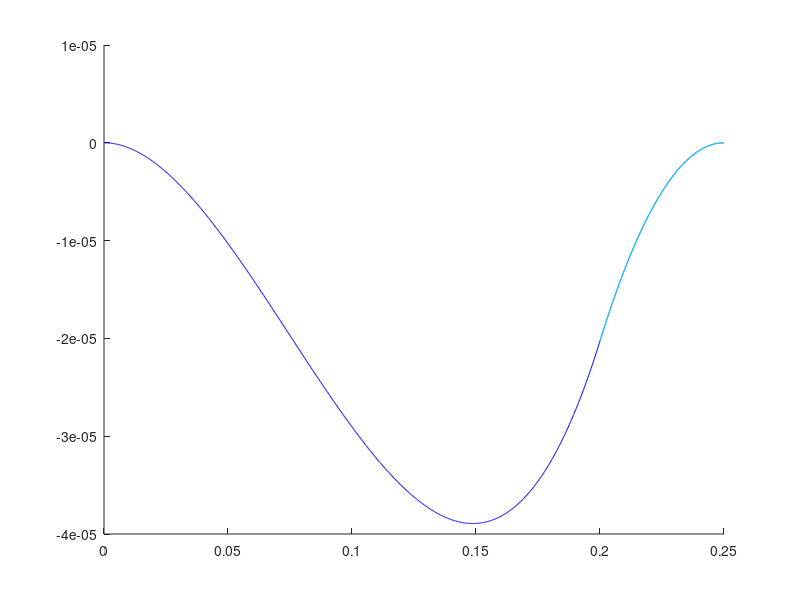
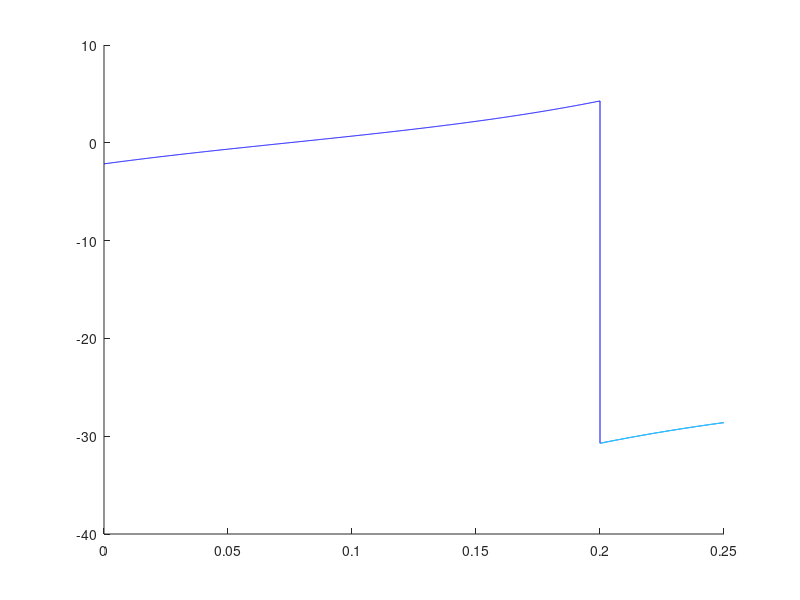

Reproduce these figures in MATLAB, in order.
clear all; close all; clc
%% Assumptions
% 1. Symmetric & (quasi) istropic substrates
%   > E, t, v are identical for both adherends
%   > FML laminate must be (quasi) isotropic
% 2. Adhesive thickness t_a is included (contrary to GR)

%% Input

% Applied load along the joint neutral line [N/m]
P   = 20000;

% Strap (upper, long adherent) & lap (lower, short adherent) properties
E   = 72e9; % [Pa]
t   = 0.0032; % [m]
v   = 0.33; % [-]
% Strap length
L_1 = 0.25; % [m]
% Lap length
L_2 = 0.05; % [m]

% Note: t_a = 0 in the original solution of Tsai et al. (1994)
t_a = 0.0003;  % [m]
E_a = 3.1e9; % [Pa]
G_a = 1.1e9; % [Pa]

% Initial adhesive crack length
la0 = 0;  % [m]

%% Basic Calculations

% See notes for the FBD and load signs

% Total length
L   = L_1 + L_2;
% Initital geometry
l_a = L_1-(L_2-la0);
l_b = L_2-la0;

% Angle neutral axis w.r.t. adherent neutral axis
alpha = (t + t_a)/(2*(l_a+l_b));

% Horizontal and vertical applied load component
Px = P*cos(alpha);
Py = P*sin(alpha);

% Bending stiffness - free adherent
D_11 = E*t^3/12;
% Bending stiffness - overlap region (lumped together)
D_00 = 2*E*(t^3/12+t*(t/2+t_a/2)^2) + E_a*t_a^3/12;

% x-vector spanning the free adherent length
x1 = 0:l_a/1000:l_a;
% x-vector spanning the overlap length
x0 = 0:l_b/1000:l_b;
% x-vector spanning the entire length
x = [x1 x0+l_a];

%% Roller-Roller
% Equivalent to Lai et al (1990), but self derrived

% Integration constants (see Maple for derrivations)

% Diff. eq. solution eigenvalues
lambda_1 = sqrt(P/D_11);
lambda_0 = sqrt(P/D_00);

A_1 = 0;
B_1 = -sqrt(D_11) * (cosh(D_00 ^ (-0.1e1 / 0.2e1) * sqrt(P) * l_b) * t + cosh(D_00 ^ (-0.1e1 / 0.2e1) * sqrt(P) * l_b) * t_a + (2 * alpha * l_a) + 0.2e1 * alpha * l_b - t - t_a) / (sqrt(D_11) * cosh(D_00 ^ (-0.1e1 / 0.2e1) * sqrt(P) * l_b) * sinh(D_11 ^ (-0.1e1 / 0.2e1) * sqrt(P) * l_a) + sqrt(D_00) * cosh(D_11 ^ (-0.1e1 / 0.2e1) * sqrt(P) * l_a) * sinh(D_00 ^ (-0.1e1 / 0.2e1) * sqrt(P) * l_b)) / 0.2e1;
A_0 = (-0.2e1 * sqrt(D_00) * B_1 * cosh(D_11 ^ (-0.1e1 / 0.2e1) * sqrt(P) * l_a) * D_11 ^ (-0.1e1 / 0.2e1) * sinh(D_00 ^ (-0.1e1 / 0.2e1) * sqrt(P) * l_b) + (-0.2e1 * l_a - 0.2e1 * l_b) * alpha + t + t_a) / cosh(D_00 ^ (-0.1e1 / 0.2e1) * sqrt(P) * l_b) / 0.2e1;
B_0 = sqrt(D_00) * B_1 * cosh(D_11 ^ (-0.1e1 / 0.2e1) * sqrt(P) * l_a) * D_11 ^ (-0.1e1 / 0.2e1);

R_A = 0;
M_A = 0;

% Vertical displacement of the free adherent
w1 = A_1 * cosh(lambda_1.*x1) + B_1 * sinh(lambda_1.*x1) + (alpha + R_A/P) .* x1 + M_A/P;
% Vertical desiplacement of the overlap region
w0 = A_0 * cosh(lambda_0.*x0) + B_0 * sinh(lambda_0.*x0) + alpha .* (l_a + x0) - (t + t_a)/2 + (l_a + x0) * R_A/P + M_A/P;

% Bending moment of the free adherent
M1 = P * (-A_1 * cosh(lambda_1 .* x1) - B_1 * sinh(lambda_1 .* x1));
% Bending moment of the overlap region
M0 = P * (-A_0 * cosh(lambda_0 .* x0) - B_0 * sinh(lambda_0 .* x0));

% Shear force in the free adherent
Q1 = -D_11*(A_1*P^(3/2)*sinh(sqrt(P)*x1/sqrt(D_11))/D_11^(3/2)+B_1*P^(3/2)*cosh(sqrt(P)*x1/sqrt(D_11))/D_11^(3/2));
% Shear force in the overlap region
Q0 = -D_00*(A_0*P^(3/2)*sinh(sqrt(P)*x0/sqrt(D_00))/D_00^(3/2)+B_0*P^(3/2)*cosh(sqrt(P)*x0/sqrt(D_00))/D_00^(3/2));

%% Clamped - Clamped

Method = 1;
if Method == 1
    % >> Geometric non linear solution & self derrived
    % >> Step 1: displacement and forces based on Lai et al (1990)
    
    % Diff. eq. solution eigenvalues
    lambda_1 = sqrt(P/D_11)
    lambda_0 = sqrt(P/D_00)

    % Integration constant
    a_mat = [0 0 0.1e1 / P 0 1 0 0 0; 0.1e1 / P 0 0 0 0 D_11 ^ (-0.1e1 / 0.2e1) * sqrt(P) 0 0; 0 0.1e1 / P * (l_b + l_a) 0.1e1 / P 0 0 0 cosh(D_00 ^ (-0.1e1 / 0.2e1) * sqrt(P) * l_b) sinh(D_00 ^ (-0.1e1 / 0.2e1) * sqrt(P) * l_b); 0 0.1e1 / P 0 0 0 0 D_00 ^ (-0.1e1 / 0.2e1) * sqrt(P) * sinh(D_00 ^ (-0.1e1 / 0.2e1) * sqrt(P) * l_b) D_00 ^ (-0.1e1 / 0.2e1) * sqrt(P) * cosh(D_00 ^ (-0.1e1 / 0.2e1) * sqrt(P) * l_b); 0.1e1 / P * l_a -0.1e1 / P * l_a 0 0 cosh(D_11 ^ (-0.1e1 / 0.2e1) * sqrt(P) * l_a) sinh(D_11 ^ (-0.1e1 / 0.2e1) * sqrt(P) * l_a) -1 0; 0.1e1 / P -0.1e1 / P 0 0 D_11 ^ (-0.1e1 / 0.2e1) * sqrt(P) * sinh(D_11 ^ (-0.1e1 / 0.2e1) * sqrt(P) * l_a) D_11 ^ (-0.1e1 / 0.2e1) * sqrt(P) * cosh(D_11 ^ (-0.1e1 / 0.2e1) * sqrt(P) * l_a) 0 -D_00 ^ (-0.1e1 / 0.2e1) * sqrt(P); 1 -1 0 0 0 0 0 0; -l_b - l_a 0 -1 1 0 0 0 0]; 
    %a_mat = [0 0 0.1e1 / P 0 1 0 0 0; 0.1e1 / P 0 0 0 0 lambda_1 0 0; 0 0.1e1 / P * (l_b + l_a) 0.1e1 / P 0 0 0 cosh(lambda_0 * l_b) sinh(lambda_0 * l_b); 0 0.1e1 / P 0 0 0 0 lambda_0 * sinh(lambda_0 * l_b) lambda_0 * cosh(lambda_0 * l_b); 0.1e1 / P * l_a -0.1e1 / P * l_a 0 0 cosh(lambda_1 * l_a) sinh(lambda_1 * l_a) -1 0; 0.1e1 / P -0.1e1 / P 0 0 lambda_1 * sinh(lambda_1 * l_a) lambda_1 * cosh(lambda_1 * l_a) 0 -lambda_0; 1 -1 0 0 0 0 0 0; -l_b - l_a 0 -1 1 0 0 0 0];
    d_mat = [0 -alpha -(l_b + l_a) * alpha + t / 0.2e1 + t_a / 0.2e1 -alpha -t / 0.2e1 - t_a / 0.2e1 0 0 0]';
    b_mat = a_mat^(-1)*d_mat;
    
    % Isolote integration constants
    R_A = b_mat(1);
    R_B = b_mat(2);
    M_A = b_mat(3);
    M_B = b_mat(4);
    A_1 = b_mat(5);
    B_1 = b_mat(6);
    A_0 = b_mat(7);
    B_0 = b_mat(8);
  
    b_mat
    
    % Vertical displacement of the free adherent
    w11 = A_1 * cosh(lambda_1.*x1) + B_1 * sinh(lambda_1.*x1) + (alpha + R_A/P) .* x1 + M_A/P;
    % Vertical desiplacement of the overlap region
    w00 = A_0 * cosh(lambda_0.*x0) + B_0 * sinh(lambda_0.*x0) + alpha .* (l_a + x0) - (t + t_a)/2 + (l_a + x0) * R_A/P + M_A/P;
    
    % Bending moment in the free adherent
    M11 = P * (-A_1 * cosh(lambda_1 .* x1) - B_1 * sinh(lambda_1 .* x1));
    % Bending moment in the overlap region
    M00 = P * (-A_0 * cosh(lambda_0 .* x0) - B_0 * sinh(lambda_0 .* x0));
    
    % Shear force in the free adherent
    Q11 = -D_11*(A_1*P^(3/2)*sinh(sqrt(P) .* x1/sqrt(D_11))/D_11^(3/2)+B_1*P^(3/2)*cosh(sqrt(P) .* x1/sqrt(D_11))/D_11^(3/2));
    % Shear force in the overlap region
    Q00 = -D_00*(A_0*P^(3/2)*sinh(sqrt(P) .* x0/sqrt(D_00))/D_00^(3/2)+B_0*P^(3/2)*cosh(sqrt(P) .* x0/sqrt(D_00))/D_00^(3/2));
    
    % Step 2: Stresses based on F. Edde (1990)
    M_k = M11(1);
    Q_k = Q00(1);
    t   = t;
    E   = E;
    l_b = l_b;
    
    lambda = sqrt(8*G_a/(t*E*t_a));
    
    a_1 = sqrt(G_a)*(P*t+6*M_k)*sqrt(2)/(4*t^(3/2)*sqrt(E)*sqrt(t_a));
    a_2 = -(3*G_a*sqrt(t)*sqrt(E)*sqrt(t_a)*sqrt(2)*R_B+2*sinh(2*sqrt(2)*sqrt(G_a)*l_b/(sqrt(t)*sqrt(E)*sqrt(t_a)))*G_a^(3/2)*P*t+12*M_k*sinh(2*sqrt(2)*sqrt(G_a)*l_b/(sqrt(t)*sqrt(E)*sqrt(t_a)))*G_a^(3/2))*sqrt(2)/(8*G_a*cosh(2*sqrt(2)*sqrt(G_a)*l_b/(sqrt(t)*sqrt(E)*sqrt(t_a)))*t^(3/2)*sqrt(E)*sqrt(t_a));
    a_3 = (3*(R_B))/(4*t);
    
    Shear_a = a_1*sinh(lambda.*x0)+a_2*cosh(lambda.*x0)+a_3;
    
elseif Method == 2
    % >> Geometric Linear & original derrivation from F. Edde (1990)
    
    E = E;
    t = t;
    v = v;
    G = G_a;
    l_a = l_a;
    l_b = l_b;
    
    lambda = ((1+3*(1-v^2))*2*G_a/(E*t_a*t))^(1/2);
    
    a1 = 6*G*(-v^2+1)/(t_a*E*t^2);
    a2 = P*G/(t_a*E*t);
    a3 = 6*G*(-v^2+1)*t_a*E*t^2*lambda^2;
    a4 = t*l_b/lambda-(1/2)*t*l_b^2-t/lambda^2;
    a5 = (1/2)*l_b^2-l_a^2;
    a6 = (1/6)*t*l_b^3+t*l_b/lambda^2-t*l_b^2/(2*lambda)-t/lambda^3;
    a7 = (1/6)*l_b^3+(1/3)*l_a^3;
    
    % Solve for the 6 unknowns (see paper and Maple)
    a_mat = [lambda 0 0 -a1 * l_a -6 * G * (-v ^ 2 + 1) / t_a / E / t ^ 2 0; 0 1 0 a3 0 0; 1 / lambda 1 / lambda - 1 1 0 0 0; 0 0 -t - t_a -l_a - l_b -1 1; -t / lambda ^ 2 -a4 0 a5 -2 * l_a -l_b; t / lambda ^ 3 -a6 0 -a7 -2 * l_a ^ 2 l_b ^ 2 / 0.2e1];
    d_mat = [-P * G / t_a / E / t 0 0 0 0 0]';
    %b_mat = pinv(a_mat)*d_mat;
    b_mat = a_mat\d_mat;
    
    % Isolote integration constants
    B_1 = b_mat(1);
    B_2 = b_mat(2);
    P_1 = b_mat(3);
    Q   = b_mat(4);
    C   = b_mat(5);
    C_12 = b_mat(6);
    
    B_1 = -4*E*(l_a+(1/2)*l_b)*t_a*a2*((-l_a*l_b^2+(l_a*t*a3+(l_a*t_a-(1/2)*a4)*a3-l_a^2-(1/2)*a5)*l_b+(a4*l_a-a6)*a3+l_a*a5+a7)*lambda-l_a*l_b*a3*(t+t_a))*lambda^3*t^2/(4*E*(-l_a*l_b^2+(l_a*t*a3+(l_a*t_a-(1/2)*a4)*a3-l_a^2-(1/2)*a5)*l_b+(a4*l_a-a6)*a3+l_a*a5+a7)*(l_a+(1/2)*l_b)*t_a*t^2*lambda^5-4*E*(l_a+(1/2)*l_b)*t_a*l_b*l_a*a3*(t+t_a)*t^2*lambda^4+4*l_b*(((1/2)*E*l_a^2*t^2*t_a*a1-3*G*(v-1)*(v+1)*(a3*a4+a5)*(1/2))*l_b+E*l_a^3*t^2*t_a*a1+3*G*(v-1)*(v+1)*(-a3*a6+a7))*(t+t_a)*lambda^3-(4*(G*(-3*v^2*(1/2)+3/2)*l_b^3+(-(1/4)*E*l_a*t^2*t_a*a1+3*G*a3*(v-1)*(v+1)*t*(1/2)-3*G*(v-1)*(v+1)*(-a3*t_a+l_a)*(1/2))*l_b^2+E*l_a^3*t^2*t_a*a1+3*G*(v-1)*(v+1)*(-a3*a6+a7)))*t*lambda^2-(4*(-3*G*(v-1)*(v+1)*(a3*t+a3*t_a-2)*l_b^2*(1/2)+((1/2)*E*l_a*t^2*t_a*a1+(-3*v^2+3)*G*a3*t+3*G*(v-1)*(v+1)*(-a3*t_a+l_a))*l_b+E*l_a^2*t^2*t_a*a1-3*G*(v-1)*(v+1)*(a3*a4+a5)))*t*lambda-12*l_b*t*G*a3*(v-1)*(v+1)*(t+t_a));
    B_2 = -4*E*(l_a+(1/2)*l_b)*t_a*a2*a3*(l_a*l_b*(t+t_a)*lambda^2-(l_a-(1/2)*l_b)*t*lambda-t)*lambda*t^2/(4*E*(l_b*l_a*t*a3-l_a*l_b^2+(a3*l_a*t_a-l_a^2-(1/2)*a3*a4-(1/2)*a5)*l_b+(a4*l_a-a6)*a3+l_a*a5+a7)*(l_a+(1/2)*l_b)*t_a*t^2*lambda^5-4*E*(l_a+(1/2)*l_b)*t_a*l_b*l_a*a3*(t+t_a)*t^2*lambda^4+4*l_b*(E*l_a^2*t_a*a1*(l_a+(1/2)*l_b)*t^2+(3*(v+1))*(v-1)*G*((-(1/2)*a3*a4-(1/2)*a5)*l_b-a3*a6+a7))*(t+t_a)*lambda^3-(4*((l_a-(1/2)*l_b)*E*(l_a+(1/2)*l_b)*t_a*l_a*a1*t^2+3*l_b^2*G*a3*(v-1)*(v+1)*t*(1/2)+(3*(v+1))*(v-1)*G*(-(1/2)*l_b^3+((1/2)*a3*t_a-(1/2)*l_a)*l_b^2-a3*a6+a7)))*t*lambda^2-(4*(E*l_a*t_a*a1*(l_a+(1/2)*l_b)*t^2-3*l_b*G*a3*(v-1)*(v+1)*(l_b+2)*t*(1/2)+(3*(v+1))*((-(1/2)*a3*t_a+1)*l_b^2+(-a3*t_a+l_a)*l_b-a3*a4-a5)*(v-1)*G))*t*lambda-12*l_b*t*G*a3*(v-1)*(v+1)*(t+t_a));
    C   = -2*E*t_a*(l_b*((-(1/2)*a3*a4-(1/2)*a5)*l_b-a3*a6+a7)*(t+t_a)*lambda^3-((1/2)*l_b^2*t*a3-(1/2)*l_b^3+((1/2)*a3*t_a-(1/2)*l_a)*l_b^2-a3*a6+a7)*t*lambda^2-(-(1/2)*l_b*a3*(l_b+2)*t+(-(1/2)*a3*t_a+1)*l_b^2+(-a3*t_a+l_a)*l_b-a3*a4-a5)*t*lambda-l_b*t*a3*(t+t_a))*a2*t^2/(4*E*(l_b*l_a*t*a3-l_a*l_b^2+((l_a*t_a-(1/2)*a4)*a3-l_a^2-(1/2)*a5)*l_b+(a4*l_a-a6)*a3+l_a*a5+a7)*(l_a+(1/2)*l_b)*t_a*t^2*lambda^5-4*E*(l_a+(1/2)*l_b)*t_a*l_b*l_a*a3*(t+t_a)*t^2*lambda^4+4*l_b*(E*l_a^2*t_a*a1*(l_a+(1/2)*l_b)*t^2+(3*(v+1))*(v-1)*G*((-(1/2)*a3*a4-(1/2)*a5)*l_b-a3*a6+a7))*(t+t_a)*lambda^3-(4*((l_a-(1/2)*l_b)*E*(l_a+(1/2)*l_b)*t_a*l_a*a1*t^2+3*l_b^2*G*a3*(v-1)*(v+1)*t*(1/2)+(3*(v+1))*(v-1)*G*(-(1/2)*l_b^3+((1/2)*a3*t_a-(1/2)*l_a)*l_b^2-a3*a6+a7)))*t*lambda^2-(4*(E*l_a*t_a*a1*(l_a+(1/2)*l_b)*t^2-3*l_b*G*a3*(v-1)*(v+1)*(l_b+2)*t*(1/2)+(3*(v+1))*((-(1/2)*a3*t_a+1)*l_b^2+(-a3*t_a+l_a)*l_b-a3*a4-a5)*(v-1)*G))*t*lambda-12*l_b*t*G*a3*(v-1)*(v+1)*(t+t_a));
    C_12 = 4*E*(l_a*((a4*l_a-a6)*a3+l_a*a5+a7)*(t+t_a)*lambda^3+(1/2)*(2*l_a^2*t*a3-2*l_b*l_a^2+(2*l_a^2*t_a-a6)*a3-2*l_a^3+a7)*t*lambda^2-(l_a*a3*(l_a-1)*t+l_a*l_b+((l_a^2-l_a)*t_a+(1/2)*a4)*a3+l_a^2+(1/2)*a5)*t*lambda-l_a*t*a3*(t+t_a))*t_a*a2*t^2/(4*E*(l_b*l_a*t*a3-l_a*l_b^2+((l_a*t_a-(1/2)*a4)*a3-l_a^2-(1/2)*a5)*l_b+(a4*l_a-a6)*a3+l_a*a5+a7)*(l_a+(1/2)*l_b)*t_a*t^2*lambda^5-4*E*(l_a+(1/2)*l_b)*t_a*l_b*l_a*a3*(t+t_a)*t^2*lambda^4+4*l_b*(E*l_a^2*t_a*a1*(l_a+(1/2)*l_b)*t^2+(3*(v+1))*(v-1)*G*((-(1/2)*a3*a4-(1/2)*a5)*l_b-a3*a6+a7))*(t+t_a)*lambda^3-(4*((l_a-(1/2)*l_b)*E*(l_a+(1/2)*l_b)*t_a*l_a*a1*t^2+3*l_b^2*G*a3*(v-1)*(v+1)*t*(1/2)+(3*(v+1))*(v-1)*G*(-(1/2)*l_b^3+((1/2)*a3*t_a-(1/2)*l_a)*l_b^2-a3*a6+a7)))*t*lambda^2-(4*(E*l_a*t_a*a1*(l_a+(1/2)*l_b)*t^2-3*l_b*G*a3*(v-1)*(v+1)*(l_b+2)*t*(1/2)+(3*(v+1))*((-(1/2)*a3*t_a+1)*l_b^2+(-a3*t_a+l_a)*l_b-a3*a4-a5)*(v-1)*G))*t*lambda-12*l_b*t*G*a3*(v-1)*(v+1)*(t+t_a));
    P_1 = 4*E*(l_a+(1/2)*l_b)*t_a*a2*((-l_a*l_b^2+(-l_a^2-(1/2)*a3*a4-(1/2)*a5)*l_b+(a4*l_a-a6)*a3+l_a*a5+a7)*lambda^3+t*a3*(l_a-(1/2)*l_b)*lambda^2-(l_a-(1/2)*l_b-1)*a3*t*lambda-a3*t)*t^2/(4*E*(l_b*l_a*t*a3-l_a*l_b^2+((l_a*t_a-(1/2)*a4)*a3-l_a^2-(1/2)*a5)*l_b+(a4*l_a-a6)*a3+l_a*a5+a7)*(l_a+(1/2)*l_b)*t_a*t^2*lambda^5-4*E*(l_a+(1/2)*l_b)*t_a*l_b*l_a*a3*(t+t_a)*t^2*lambda^4+4*l_b*(E*l_a^2*t_a*a1*(l_a+(1/2)*l_b)*t^2+(3*(v+1))*(v-1)*G*((-(1/2)*a3*a4-(1/2)*a5)*l_b-a3*a6+a7))*(t+t_a)*lambda^3-(4*((l_a-(1/2)*l_b)*E*(l_a+(1/2)*l_b)*t_a*l_a*a1*t^2+3*l_b^2*G*a3*(v-1)*(v+1)*t*(1/2)+(3*(v+1))*(v-1)*G*(-(1/2)*l_b^3+((1/2)*a3*t_a-(1/2)*l_a)*l_b^2-a3*a6+a7)))*t*lambda^2-(4*(E*l_a*t_a*a1*(l_a+(1/2)*l_b)*t^2-3*l_b*G*a3*(v-1)*(v+1)*(l_b+2)*t*(1/2)+(3*(v+1))*((-(1/2)*a3*t_a+1)*l_b^2+(-a3*t_a+l_a)*l_b-a3*a4-a5)*(v-1)*G))*t*lambda-12*l_b*t*G*a3*(v-1)*(v+1)*(t+t_a));
    Q   = 4*E*(l_a+(1/2)*l_b)*t_a*a2*(l_a*l_b*(t+t_a)*lambda^2-(l_a-(1/2)*l_b)*t*lambda-t)*lambda*t^2/(4*E*(l_b*l_a*t*a3-l_a*l_b^2+(a3*l_a*t_a-l_a^2-(1/2)*a3*a4-(1/2)*a5)*l_b+(a4*l_a-a6)*a3+l_a*a5+a7)*(l_a+(1/2)*l_b)*t_a*t^2*lambda^5-4*E*(l_a+(1/2)*l_b)*t_a*l_b*l_a*a3*(t+t_a)*t^2*lambda^4+4*l_b*(E*l_a^2*t_a*a1*(l_a+(1/2)*l_b)*t^2+(3*(v+1))*(v-1)*G*((-(1/2)*a3*a4-(1/2)*a5)*l_b-a3*a6+a7))*(t+t_a)*lambda^3-(4*((l_a-(1/2)*l_b)*E*(l_a+(1/2)*l_b)*t_a*l_a*a1*t^2+3*l_b^2*G*a3*(v-1)*(v+1)*t*(1/2)+(3*(v+1))*(v-1)*G*(-(1/2)*l_b^3+((1/2)*a3*t_a-(1/2)*l_a)*l_b^2-a3*a6+a7)))*t*lambda^2-(4*(E*l_a*t_a*a1*(l_a+(1/2)*l_b)*t^2-3*l_b*G*a3*(v-1)*(v+1)*(l_b+2)*t*(1/2)+(3*(v+1))*((-(1/2)*a3*t_a+1)*l_b^2+(-a3*t_a+l_a)*l_b-a3*a4-a5)*(v-1)*G))*t*lambda-12*l_b*t*G*a3*(v-1)*(v+1)*(t+t_a));
    
    B_1
    B_2
    P_1
    Q
    C
    C_12
    
    A_1 = -B_2;
    A_2 = B_2;
    
    Shear_a = A_1*sinh(lambda*x0)+A_2*(cosh(lambda*x0)-1);
    
end

figure(1)
hold on
% plot(x, -[w1 w0], 'g')
% plot(x(length(w1)+1:end), -w0, 'r')
plot(x, -[w11 w00], 'b')
plot(x(length(w11)+1:end), -w00, 'c')
hold off

figure(2)
hold on
% plot(x, -[M1 M0], 'g')
% plot(x(length(M1)+1:end), -M0, 'r')
plot(x, [M11 M00], 'b')
plot(x(length(M11)+1:end), M00, 'c')
hold off
% 
% figure(3)
% hold on
% plot(x, -[Q1 Q0], 'g')
% plot(x(length(Q1)+1:end), -Q0, 'r')
% plot(x, -[Q11 Q00], 'b')
% plot(x(length(Q11)+1:end), -Q00, 'c')
% hold off
% 
% figure(4)
% hold on
% plot(x0, Shear_a, 'g')
% hold off


